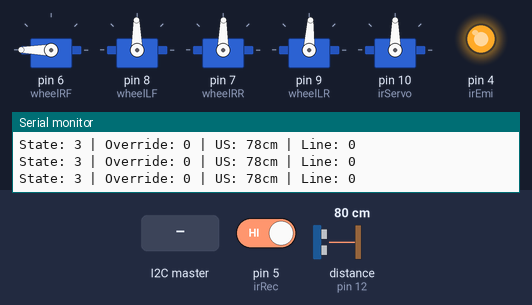
A sketch run on a simulated Arduino Uno, built with avr-gcc and run on an emulated ATmega328P. Parts: 5 × servo, output pins drawn as LEDs (lit = HIGH), the last lines printed to the serial monitor. Wiring (inferred from the names in the program): ultrasonic range finder: trigger pin 11; echo pin 12. Inputs (shaded band) come from the test bench; at power-on: pin 5 (irRec) HIGH, distance to the obstacle (sensor on pin 12) 80 cm. The echo pulse lasts 58.3 µs per cm; random numbers use the default seed unless the sketch sets one; pins used as bus, display or sensor lines are not drawn.

Above: at 1.2 s.
1.3 s: pin 5 (irRec) driven LOW
At 1.9 s:
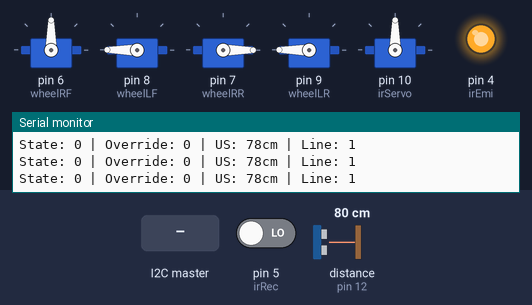
2.8 s: the I2C master sends the byte 1
At 3.59 s:
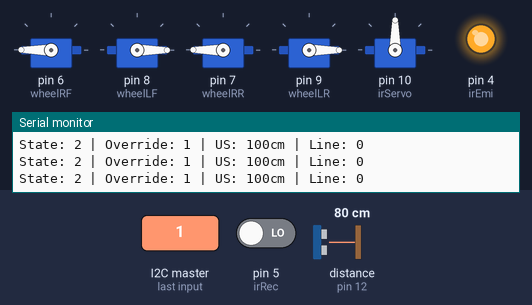
At 4.73 s:
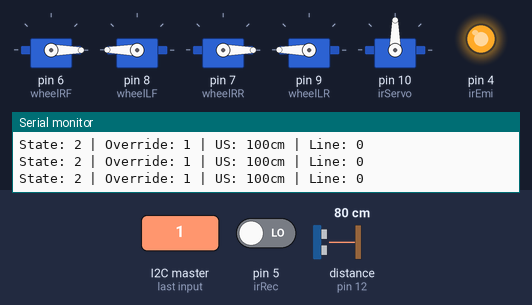
5.8 s: pin 5 (irRec) driven HIGH
Timing chart, 0 to 8.8 s (numbered marks = the images above; inputs shaded):
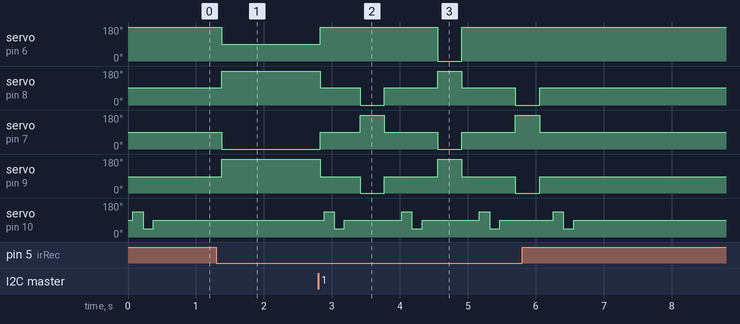

Measured:
- after the input at 1.3 s, servo on pin 6 (wheelRF): 180° → 90° after 0.08 s; servo on pin 8 (wheelLF): 91° → 180° after 0.08 s; servo on pin 7 (wheelRR): 89° → 0° after 0.08 s; servo on pin 9 (wheelLR): 87° → 180° after 0.08 s
- after the input at 2.8 s, servo on pin 6 (wheelRF): 90° → 180° at once, → 0° 1.7 s later, → 180° 0.36 s later; servo on pin 8 (wheelLF): 180° → 91° at once, → 0° 0.58 s later, → 91° 0.36 s later, → 180° 0.79 s later, … (6 changes in this stretch)

The sketch:

slaveVibe.ino
```cpp
#include <Arduino.h>
#include <Servo.h>
#include <Wire.h>

// ── Pins ─────────────────────────────────────────────
const int irEmi   = 4;
const int irRec   = 5;
const int trigger = 11;
const int echo    = 12;

// ── Servos ───────────────────────────────────────────
Servo wheelRF, wheelRR, wheelLF, wheelLR;
Servo irServo;

// ── IR Servo angles ──────────────────────────────────
const int IR_CENTER = 90;
const int IR_LEFT   = 135;
const int IR_RIGHT  = 45;
const int SCAN_SETTLE_MS = 150; // ms to wait after servo moves before reading

// ── I2C ──────────────────────────────────────────────
#define SLAVE_ADDR 9

// ── Override state ───────────────────────────────────
bool overrideActive = false;
int  fakeIR         = 0;
int  fakeUS         = 100;

// ── Sensor readings ──────────────────────────────────
int  onLine     = 0;
long distanceUS = 0;

// ── Robot state ──────────────────────────────────────
enum State { FOLLOWING, SCANNING, TURNING, STOPPED };
State robotState = FOLLOWING;

// ── Constants ────────────────────────────────────────
const int STOP_DISTANCE = 20; // cm
const int TURN_DURATION = 400; // ms to turn before re-checking
const int LEFT  = 0;
const int RIGHT = 1;

unsigned long turnStartTime = 0;
int turnDirection = LEFT;

// ── Forward declarations ──────────────────────────────
void turn(int dir);
void driveForward();
void stopWheels();
long readUltrasound();
int  readIR();
int  scanForLine();

// ─────────────────────────────────────────────────────
void receiveEvent(int bytes) {
    if (bytes < 1) return;
    byte cmd = Wire.read();
    if (cmd == 0x01) {
        overrideActive = !overrideActive;
    } else if (cmd == 0x02 && bytes >= 3) {
        fakeIR = Wire.read();
        fakeUS = Wire.read();
    }
    while (Wire.available()) Wire.read();
}

void requestEvent() {
    byte buf[2];
    buf[0] = (byte)onLine;
    buf[1] = (byte)constrain(distanceUS, 0, 255);
    Wire.write(buf, 2);
}

// ─────────────────────────────────────────────────────
void setup() {
    Serial.begin(9600);

    Wire.begin(SLAVE_ADDR);
    Wire.onReceive(receiveEvent);
    Wire.onRequest(requestEvent);

    pinMode(trigger, OUTPUT);
    pinMode(echo, INPUT);
    digitalWrite(trigger, LOW);

    pinMode(irEmi, OUTPUT);
    pinMode(irRec, INPUT);
    digitalWrite(irEmi, HIGH);

    wheelRF.attach(6);
    wheelLF.attach(8);
    wheelRR.attach(7);
    wheelLR.attach(9);
    irServo.attach(10);

    irServo.write(IR_CENTER);
    stopWheels();
    randomSeed(analogRead(A0)); // floating pin for entropy

    Serial.println("Slave ready");
}

// ─────────────────────────────────────────────────────
void loop() {
    // ── Read sensors ──
    if (overrideActive) {
        onLine     = fakeIR;
        distanceUS = fakeUS;
    } else {
        distanceUS = readUltrasound();
        onLine     = readIR();
    }

    // ── Obstacle check overrides everything ──
    if (distanceUS > 0 && distanceUS <= STOP_DISTANCE) {
        stopWheels();
        irServo.write(IR_CENTER);
        robotState = STOPPED;
        Serial.println("STOPPED: obstacle");
        delay(100);
        return;
    }

    // ── State machine ──
    switch (robotState) {

        case FOLLOWING:
            if (onLine) {
                driveForward();
            } else {
                stopWheels();
                robotState = SCANNING;
                Serial.println("Line lost -> SCANNING");
            }
            break;

        case SCANNING: {
            int found = scanForLine(); // blocks until scan is done
            if (found == -1) {
                // Line not found at all, stay stopped
                Serial.println("Line not found, staying stopped");
                robotState = STOPPED;
            } else {
                turnDirection = found;
                robotState = TURNING;
                turnStartTime = millis();
                Serial.print("Turning: ");
                Serial.println(turnDirection == LEFT ? "LEFT" : "RIGHT");
            }
            break;
        }

        case TURNING:
            turn(turnDirection);
            if (millis() - turnStartTime >= TURN_DURATION) {
                stopWheels();
                irServo.write(IR_CENTER);
                // Re-check after turn
                delay(SCAN_SETTLE_MS);
                onLine = readIR();
                robotState = onLine ? FOLLOWING : SCANNING;
            }
            break;

        case STOPPED:
            // Wait until line reappears directly under sensor
            if (onLine) {
                robotState = FOLLOWING;
                Serial.println("Line found -> FOLLOWING");
            }
            break;
    }

    // ── Debug ──
    Serial.print("State: "); Serial.print(robotState);
    Serial.print(" | Override: "); Serial.print(overrideActive);
    Serial.print(" | US: "); Serial.print(distanceUS);
    Serial.print("cm | Line: "); Serial.println(onLine);

    delay(50);
}

// ─────────────────────────────────────────────────────
// Sweeps servo left then right, returns LEFT, RIGHT,
// or a random choice if line found on both sides.
// Returns -1 if line not found on either side.
int scanForLine() {
    bool foundLeft  = false;
    bool foundRight = false;

    // Look left
    irServo.write(IR_LEFT);
    delay(SCAN_SETTLE_MS);
    foundLeft = (readIR() == 1);

    // Look right
    irServo.write(IR_RIGHT);
    delay(SCAN_SETTLE_MS);
    foundRight = (readIR() == 1);

    // Return servo to center
    irServo.write(IR_CENTER);
    delay(SCAN_SETTLE_MS);

    if (foundLeft && foundRight) {
        int choice = (random(2) == 0) ? LEFT : RIGHT;
        Serial.println("Line both sides -> random pick");
        return choice;
    } else if (foundLeft) {
        return LEFT;
    } else if (foundRight) {
        return RIGHT;
    } else {
        return -1;
    }
}

int readIR() {
    return (digitalRead(irRec) == LOW) ? 1 : 0;
}

long readUltrasound() {
    digitalWrite(trigger, HIGH);
    delayMicroseconds(10);
    digitalWrite(trigger, LOW);
    long t = pulseIn(echo, HIGH, 30000);
    return t / 59;
}

void driveForward() {
    wheelRF.write(90);
    wheelRR.write(0);
    wheelLF.write(180);
    wheelLR.write(180);
}

void stopWheels() {
    wheelRF.write(355);
    wheelRR.write(89);
    wheelLF.write(91);
    wheelLR.write(87);
}

void turn(int dir) {
    if (dir == LEFT) {
        wheelRF.write(180);
        wheelRR.write(180);
        wheelLF.write(0);
        wheelLR.write(0);
    } else {
        wheelRF.write(0);
        wheelRR.write(0);
        wheelLF.write(180);
        wheelLR.write(180);
    }
}
```
